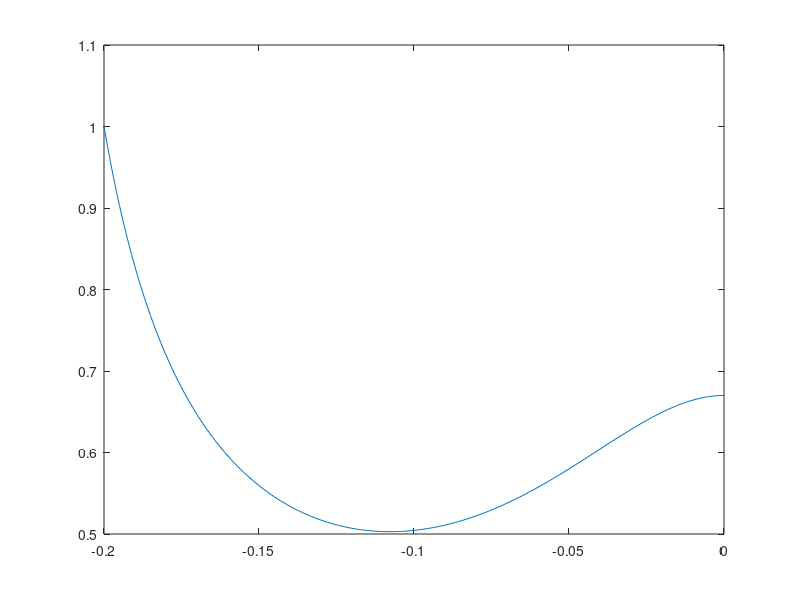
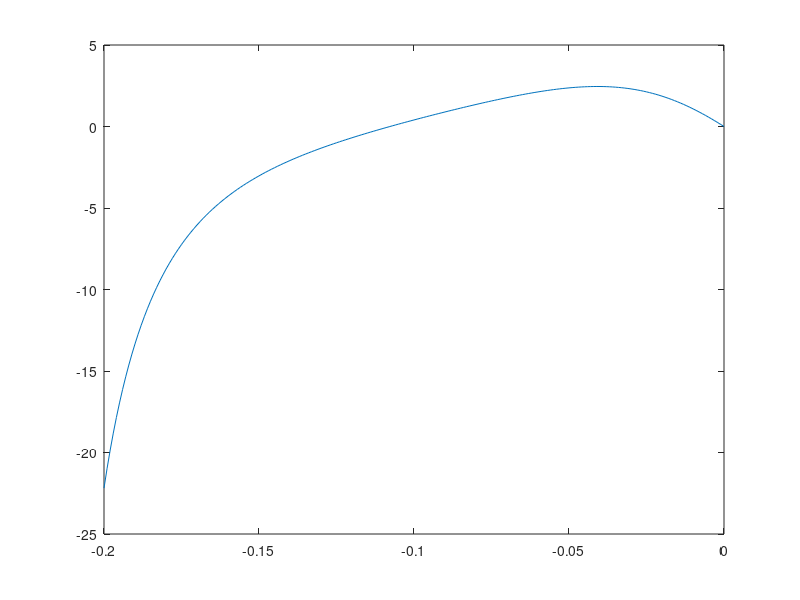
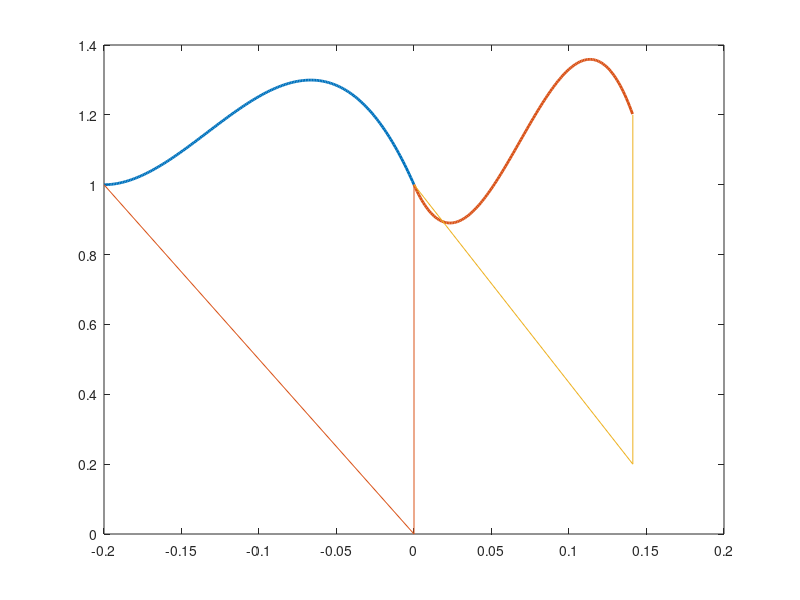

Source code (MATLAB) for these figures, in order: (Note: this script raises an error after producing the figures.)
clc;clear;close all;
g=9.81;

fstConst= [1 0 0 0];
fstObj =  1.0;
maxHeight=1.3;
maxLengthSquared=1.21;
stepUp=0.2;

%% First step
x=-0.2;
z=1;
dx=1.0;
dz=0.0;

X0=[x:0.001:0];
zf = 1.0;
dxf= 0;

A = [fstConst;
    1 x x^2 x^3 ; % x^4
    0 1 2*x 3*x^2 ; % 4*x^3
    (3/2)*g*x^2 g*x^3 (3/4)*g*x^4 (3/5)*g*x^5 ]; % (3/6)*g*x^6

Ainv= inv(A);
iter = 0;
for i=1:100000
k = (1/2)*(dx*z - dz*x)^2 + g*(x^2)*z-0.5*(zf^2)*(dxf^2);


c = Ainv*[fstObj z dz/dx k]';

c0 = c(1);
c1 = c(2);
c2 = c(3);
c3 = c(4);
c4=0;

xmax1 = (-2*c2+sqrt(4*c2^2-12*c3*c1))/(6*c3);
xmax2 = (-2*c2-sqrt(4*c2^2-12*c3*c1))/(6*c3);
xmax=max(xmax1,xmax2); % the peak within the interval is always the highest x
zmax = c0 + c1*xmax+c2*xmax^2+c3*xmax^3;
if (zmax<maxHeight) %&& (sqrt(x^2+z^2)*(g+(2*c2+6*c3*x).*dx^2)/(c0-c2*x^2-2*c3*x^3)<30)
    break
end

% xl2max1 = (-4*c2^2+sqrt(16*c2^4-24*(c3^2)*(2+2*c1^2)))/(12*c3^2);
% xl2max2 = (-4*c2^2-sqrt(16*c2^4-24*(c3^2)*(2+2*c1^2)))/(12*c3^2);
% xlmax1=-abs(sqrt(max(xl2max1,xl2max2)));
% 
% l2max = xlmax1^2 + (c0 + c1*xlmax1+c2*xlmax1^2+c3*xlmax1^3)^2;
% if (l2max<maxLengthSquared)
%     break
% end

dxf=dxf+0.001;% + (l2max-maxLengthSquared)*0.01;
iter = iter+1;
end

%% Second step
x1=-sqrt(c0/g)*dxf*0.66; %-0.319275
z1= c0-stepUp;
dx1=dxf;
dz1=c1*dxf;

X1=[x1:0.001:0];
zf1 = 1.0;
dxf1= 0;

A1 = [1 0 0 0;
    1 x1 x1^2 x1^3 ; % x^4
    0 1 2*x1 3*x1^2 ; % 4*x^3
    (3/2)*g*x1^2 g*x1^3 (3/4)*g*x1^4 (3/5)*g*x1^5 ]; % (3/6)*g*x^6

Ainv1= inv(A1);
iter1 = 0;
for i=1:100000
k1 = (1/2)*(dx1*z1 - dz1*x1)^2 + g*(x1^2)*z1-0.5*(zf1^2)*(dxf1^2);

c_1 = Ainv1*[zf1 z1 dz1/dx1 k1]';

c01 = c_1(1);
c11 = c_1(2);
c21 = c_1(3);
c31 = c_1(4);
c41=0;

xmax11 = (-2*c21+sqrt(4*c21^2-12*c31*c11))/(6*c31);
xmax21 = (-2*c21-sqrt(4*c21^2-12*c31*c11))/(6*c31);
xmax_1=max(xmax11,xmax21); % the peak within the interval is always the highest x
zmax1 = c01 + c11*xmax_1+c21*xmax_1^2+c31*xmax_1^3;
if (zmax1<maxHeight) %&& (sqrt(x^2+z^2)*(g+(2*c2+6*c3*x).*dx^2)/(c0-c2*x^2-2*c3*x^3)<30) 
    break
end

% xl2max11 = (-4*c21^2+sqrt(16*c21^4-24*(c31^2)*(2+2*c11^2)))/(12*c31^2);
% xl2max21 = (-4*c21^2-sqrt(16*c21^4-24*(c31^2)*(2+2*c11^2)))/(12*c31^2);
% xlmax11=-abs(sqrt(max(xl2max11,xl2max21)));
% 
% l2max1 = xlmax11^2 + (c01 + c11*xlmax11+c21*xlmax11^2+c31*xlmax11^3)^2;
% if (l2max1<maxLengthSquared)
%     break
% end

dxf1=dxf1+0.001;% + (l2max-maxLengthSquared)*0.01;
iter1 = iter1+1;
end

%% plotting
Fx0=c0+c1.*X0+c2.*X0.^2+c3*X0.^3;
Fx1=c01+c11.*X1+c21.*X1.^2+c31*X1.^3;

dX0=(((c0^2)*(dxf^2) + (c0*X0.^2 - 0.5*c2*X0.^4 - (4/5)*c3*X0.^5)*g).^(0.5))./(c0 - c2*X0.^2 - 2*c3*X0.^3);
dX0dx1 = (c0^2)*(dxf^2)*(2*c2 + 6*c3.*X0);
dX0dx2 = g*(c0^2 + 2*c0*c3*X0.^3 + (c3*X0.^5).*(-0.6*c2-0.8*c3.*X0));
dX0dx3 = (c0 + (X0.^2).*(-c2 -2*c3*X0)).^2;
dX0dx4 = ((c0^2)*(dxf^2) + (c0*X0.^2 - 0.5*c2*X0.^4 - (4/5)*c3*X0.^5)*g).^(0.5);
dX0dx = X0.*(dX0dx1 + dX0dx2)./(dX0dx3.*dX0dx4);



figure;
plot(X0,dX0);
figure;
plot(X0,dX0dx);

figure;
plot(X0,Fx0,'linewidth',2);
hold on;
line([0,x],[0,z])
line([0,0],[0,c0])
plot(X1-x1,Fx1+stepUp,'linewidth',2);
line([-x1,0],[stepUp,stepUp+z1]);
line([-x1,-x1],[stepUp,stepUp+zf1]);
circle(0,0,sqrt(maxLengthSquared));
circle(-x1,0+stepUp,sqrt(maxLengthSquared));
% Xline=[-1:0.01:1];
% Zmax= 0*Xline+maxHeight;
% hold on;
% plot(Xline,Zmax);
axis([-0.4 0.4 0.0 1.5])
xlabel('x','FontSize', 35)
ylabel('z','FontSize', 35)
grid off;
legend(num2str(dxf),num2str(dxf1));
axis equal
axis([-0.4 0.4 0.0 1.5])
iter
opts.Format = 'eps';
opts.Color = 'CMYK';
opts.Resolution = 10000000;
set(gca,'LineWidth',1)
set(gca,'GridAlpha',0.4)
exportfig(gcf,'cubicPolMultiStepUp.eps', opts)

u = (g+(2*c2+6*c3*x).*dx^2)/(c0-c2*x^2-2*c3*x^3);
% figure;
% plot(X,u);
% axis([-0.3 0 0 100]);
fgr = 10*sqrt(z^2+x^2)*u
time_est= ((c0 + c1*x +c2*x^2+c3*x^3)/(c1 + 2*c2*x + 3*c3*x^2))%+c0/c1


X=-1:0.0001:1;
Y=c0+c1.*X+c2.*X.^2+c3*X.^3;
figure;
plot(X,Y);
% circle(0,0,sqrt(maxLengthSquared));
Xline=[-1:0.01:1];
Zmax= 0*Xline+maxHeight;
hold on;
plot(Xline,Zmax);
axis equal
axis([-0.5 0.5 0.5 1.5])
xlabel('x','FontSize', 35)
ylabel('z','FontSize', 35)
opts.Format = 'eps';
opts.Color = 'CMYK';
opts.Resolution = 10000000;
set(gca,'LineWidth',1)
set(gca,'GridAlpha',0.4)
%exportfig(gcf,'cubicPolAndLine.eps', opts)


fx=c0+c1*x+c2*x^2+c3*x^3;
dfx=c1+2*c2*x+3*c3*x^2;
ddfx=2*c2 +6*c3*x;

b = inv([1 0 0; 0 1 0; 0 0 2;])*[1 0 ddfx*dx^2]';


% tspan = [0:0.01:150];
% [t,y] =ode45(@qfunOptimizationHandwritten, tspan, [x;dx;z;dz]);
